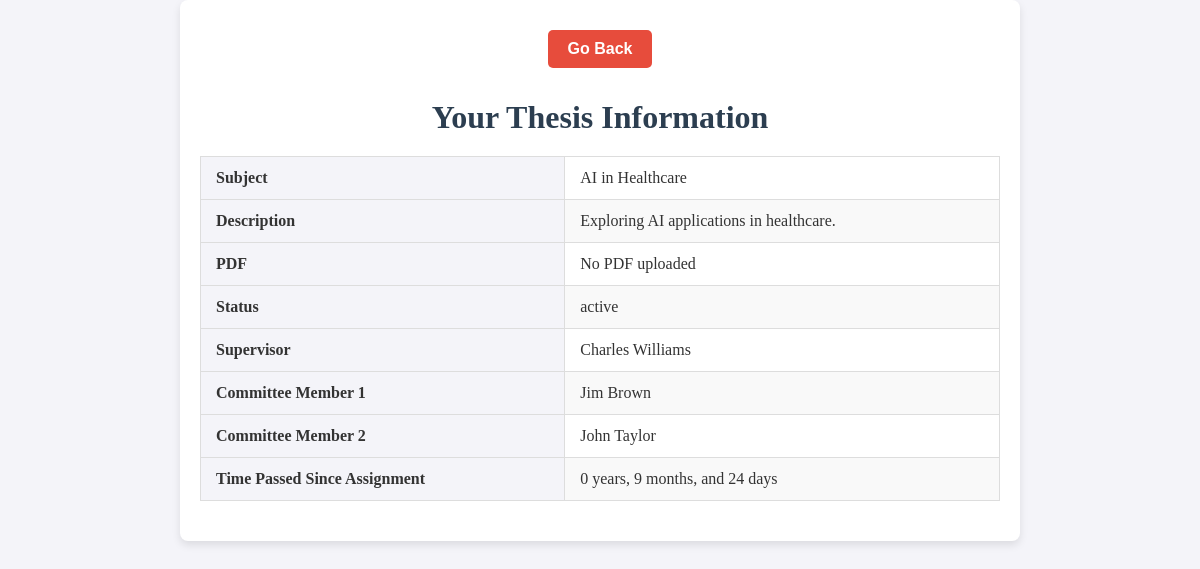
Page /st_dipl.php (signed in) on the committed database.
### tables this page shows
CREATE TABLE `thesis` (
  `thesisID` int(11) NOT NULL,
  `title` varchar(255) NOT NULL,
  `description` text NOT NULL,
  `status` enum('under assignment','active','under review','finalized','withdrawn') NOT NULL,
  `supervisorID` int(11) NOT NULL,
  `member1ID` int(11) DEFAULT NULL,
  `member2ID` int(11) DEFAULT NULL,
  `studentID` int(11) DEFAULT NULL,
  `finalGrade` decimal(4,2) DEFAULT NULL,
  `postedDate` date NOT NULL,
  `assignmentDate` date DEFAULT NULL,
  `completionDate` date DEFAULT NULL,
  `examinationDate` date DEFAULT NULL,
  `withdrawalDate` date DEFAULT NULL,
  `pdf` varchar(50) DEFAULT NULL,
  `withdrawn_comment` enum('from professor','from secretary') DEFAULT NULL,
  `general_assembly` varchar(20) DEFAULT NULL
);

CREATE TABLE `professors` (
  `Professor_ID` int(11) NOT NULL,
  `Name` varchar(50) NOT NULL,
  `Surname` varchar(50) NOT NULL,
  `Subject` varchar(100) DEFAULT NULL,
  `email` varchar(100) DEFAULT NULL,
  `mobile` varchar(15) DEFAULT NULL
);

### st_dipl.php (the view, shortened to what this page needs)
<?php
include 'access.php';
$studentID = $_SESSION['user_id'];
$query = "
    SELECT
        t.title,
        t.description,
        t.pdf,
        t.status,
        t.assignmentDate,
        p1.Name AS supervisorName,
        p1.Surname AS supervisorSurname,
        p2.Name AS member1Name,
        p2.Surname AS member1Surname,
        p3.Name AS member2Name,
        p3.Surname AS member2Surname
    FROM Thesis t
    LEFT JOIN Professors p1 ON t.supervisorID = p1.Professor_ID
    LEFT JOIN Professors p2 ON t.member1ID = p2.Professor_ID
    LEFT JOIN Professors p3 ON t.member2ID = p3.Professor_ID
    WHERE t.studentID = ? AND t.status != 'withdrawn'
";
$stmt = $con->prepare($query);
$stmt->bind_param('i', $studentID);
$stmt->execute();
$result = $stmt->get_result();
$thesis = $result->fetch_assoc();
?>
<!DOCTYPE html>
<html lang="en">
<head>
    <link rel="stylesheet" href="lobby.css">
</head>
<body>
    <div class="container">
        <button class="go-back" onclick="window.location.href = 'student.php';">Go Back</button>
        <h1>Your Thesis Information</h1>
        <?php if ($thesis): ?>
            <table class="thesis-table">
                <tr>
                    <th>Subject</th>
                    <td><?= htmlspecialchars($thesis['title']) ?></td>
                </tr>
                <tr>
                    <th>Description</th>
                    <td><?= nl2br(htmlspecialchars($thesis['description'])) ?></td>
                </tr>
                <tr>
                    <th>PDF</th>
                    <td><?= $thesis['pdf'] ? "<a href='uploads/{$thesis['pdf']}' target='_blank'>Download</a>" : "No PDF uploaded" ?></td>
                </tr>
                <tr>
                    <th>Status</th>
                    <td><?= htmlspecialchars($thesis['status']) ?></td>
                </tr>
                <tr>
                    <th>Supervisor</th>
                    <td><?= htmlspecialchars($thesis['supervisorName'] . " " . $thesis['supervisorSurname']) ?></td>
                </tr>
                <tr>
                    <th>Committee Member 1</th>
                    <td><?= $thesis['member1Name'] ? htmlspecialchars($thesis['member1Name'] . " " . $thesis['member1Surname']) : "Vacant" ?></td>
                </tr>
                <tr>
                    <th>Committee Member 2</th>
                    <td><?= $thesis['member2Name'] ? htmlspecialchars($thesis['member2Name'] . " " . $thesis['member2Surname']) : "Vacant" ?></td>
                </tr>
                <tr>
                    <th>Time Passed Since Assignment</th>
                    <td>
                        <?php
                        if ($thesis['assignmentDate']) {
                            $now = new DateTime();
                            $assignmentDate = new DateTime($thesis['assignmentDate']);
                            $interval = $now->diff($assignmentDate);
                            echo $interval->format('%y years, %m months, and %d days');
                        } else {
                            echo "Not yet assigned";
                        }
                        ?>
                    </td>
                </tr>
            </table>
        <?php else: ?>
            <p class="no-thesis">No thesis assigned to you at the moment.</p>
        <?php endif; ?>
    </div>
</body>
</html>

### lobby.css (style rules this page uses)
body { font-family: 'Georgia', serif; background-color: #f4f4f9; color: #333; margin: 0; padding: 0; }
.container { max-width: 800px; margin: 0 auto; padding: 20px; text-align: center; background-color: #fff; box-shadow: 0 4px 8px rgba(0, 0, 0, 0.1); border-radius: 8px; }
h1 { color: #2c3e50; font-size: 2em; font-weight: bold; margin-bottom: 20px; }
button { background-color: #2c3e50; color: #fff; font-size: 1em; padding: 10px 20px; margin: 10px; border: none; border-radius: 5px; cursor: pointer; transition: background-color 0.3s; }
.go-back { background-color: #e74c3c; font-weight: bold; }

### st_dipl.php (style rules this page uses)
.thesis-table { width: 100%; border-collapse: collapse; margin: 20px 0; font-size: 1em; text-align: left; }
.thesis-table th, .thesis-table td { padding: 12px 15px; border: 1px solid #ddd; }
.thesis-table th { background-color: #f4f4f9; font-weight: bold; }
.thesis-table tr:nth-child(even) { background-color: #f9f9f9; }
.thesis-table tr:nth-child(odd) { background-color: #fff; }

### rows in the picture
thesis: title "AI in Healthcare", description "Exploring AI applications in healthcare.", status "active", supervisorID.Surname "Charles Williams", member1ID.Surname "Jim Brown", member2ID.Surname "John Taylor", assignmentDate "0 years, 9 months, and 24 days"
